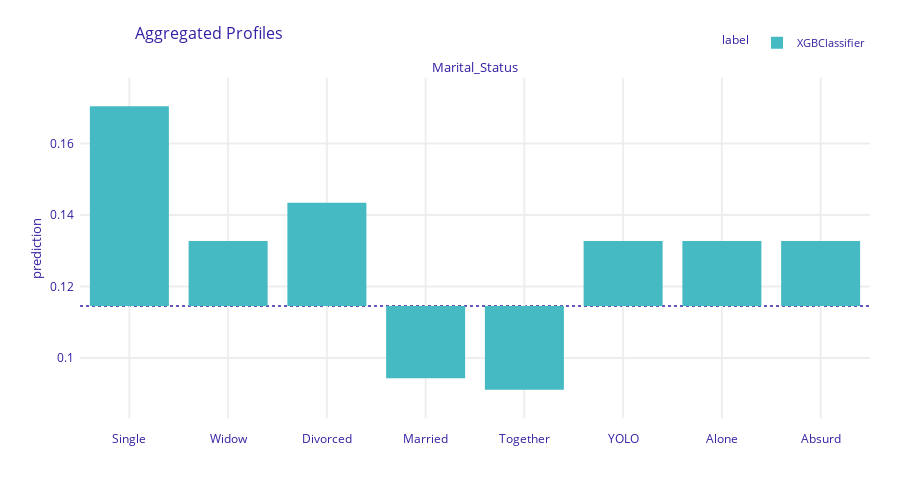

The cell this chart's notebook holds for it:
### Code cell
pd_rf.plot()

### Figure 1 — Plotly figure (JSON) as saved in the notebook; plotly's stock layout.template omitted (floating-point values rounded to 4 significant figures)
{"data": [{"alignmentgroup": "True", "base": [0.1146, 0.1146, 0.1146, 0.1146, 0.1146, 0.1146, 0.1146, 0.1146], "customdata": [[0.1704, "XGBClassifier", "Marital_Status"], [0.1327, "XGBClassifier", "Marital_Status"], [0.1434, "XGBClassifier", "Marital_Status"], [0.09436, "XGBClassifier", "Marital_Status"], [0.09115, "XGBClassifier", "Marital_Status"], [0.1327, "XGBClassifier", "Marital_Status"], [0.1327, "XGBClassifier", "Marital_Status"], [0.1327, "XGBClassifier", "Marital_Status"]], "hovertemplate": "<b>%{hovertext}</b><br><br>mean_prediction=%{base:.3f}<br>prediction=%{customdata[0]:.3f}<extra></extra>", "hovertext": ["XGBClassifier", "XGBClassifier", "XGBClassifier", "XGBClassifier", "XGBClassifier", "XGBClassifier", "XGBClassifier", "XGBClassifier"], "legendgroup": "XGBClassifier", "marker": {"color": "#46bac2", "pattern": {"shape": ""}}, "name": "XGBClassifier", "offsetgroup": "XGBClassifier", "orientation": "v", "showlegend": true, "textposition": "auto", "type": "bar", "x": ["Single", "Widow", "Divorced", "Married", "Together", "YOLO", "Alone", "Absurd"], "xaxis": "x", "y": [0.05582, 0.01815, 0.02884, -0.02024, -0.02344, 0.01815, 0.01815, 0.01815], "yaxis": "y"}], "layout": {"annotations": [{"font": {"size": 13}, "showarrow": false, "text": "Marital_Status", "x": 0.5, "xanchor": "center", "xref": "paper", "y": 1, "yanchor": "bottom", "yref": "paper"}, {"font": {"size": 13}, "showarrow": false, "text": "prediction", "textangle": -90, "x": -0.07, "xref": "paper", "y": 0.5, "yref": "paper"}], "barmode": "group", "font": {"color": "#371ea3"}, "height": 489, "hovermode": "x unified", "legend": {"font": {"size": 11}, "itemsizing": "constant", "orientation": "h", "title": {"font": {"size": 12}, "text": "label"}, "tracegroupgap": 0, "x": 1, "xanchor": "right", "y": 1.061, "yanchor": "bottom"}, "margin": {"b": 71, "r": 30, "t": 78}, "shapes": [{"layer": "below", "line": {"color": "#371ea3", "dash": "dot", "width": 1.5}, "type": "line", "x0": 0, "x1": 1, "xref": "x domain", "y0": 0.1146, "y1": 0.1146, "yref": "y"}], "title": {"font": {"size": 16}, "text": "Aggregated Profiles", "x": 0.15}, "xaxis": {"anchor": "y", "automargin": true, "domain": [0, 1], "fixedrange": true, "gridwidth": 2, "showticklabels": true, "tickcolor": "white", "ticklen": 10, "ticks": "outside", "title": {"text": ""}, "type": "category"}, "yaxis": {"anchor": "x", "automargin": true, "domain": [0, 1], "fixedrange": true, "gridwidth": 2, "range": [0.08323, 0.1783], "tickcolor": "white", "ticklen": 3, "ticks": "outside", "title": {"text": ""}, "type": "linear", "zeroline": false}}}
